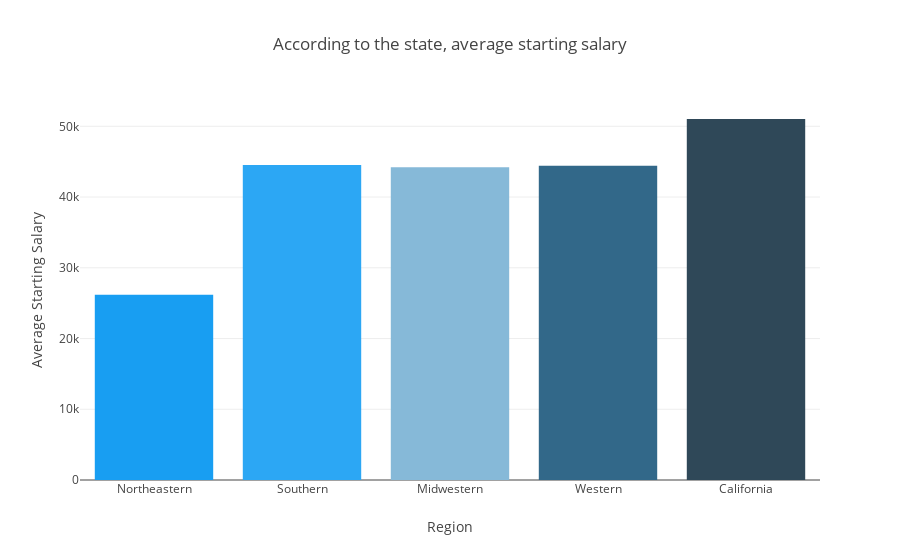

Notebook code cell kept with this figure:
### Markdown cell above
Let's visualize this datas.

### Code cell
# Customizing Individual Bar Colors
trace0 = go.Bar(
    x=datas.region.values,
    y=datas.startingmed.values,
    marker=dict(
        color=['rgba(24,158,242,1)', 'rgba(44,167,244,1)',
               'rgba(134,185,216,1)', 'rgba(50,104,137,1)',
               'rgba(47,72,88,1)']),
)

data = [trace0]
layout = go.Layout(
    title='According to the state, average starting salary',
    xaxis= {"title": "Region", }, 
    yaxis= {"title": "Average Starting Salary"}
)

fig = go.Figure(data=data, layout=layout)
iplot(fig)

### Figure 1 — Plotly figure (JSON) as saved in the notebook; plotly's stock layout.template omitted (floating-point values rounded to 4 significant figures)
{"data": [{"marker": {"color": ["rgba(24,158,242,1)", "rgba(44,167,244,1)", "rgba(134,185,216,1)", "rgba(50,104,137,1)", "rgba(47,72,88,1)"]}, "x": ["Northeastern", "Southern", "Midwestern", "Western", "California"], "y": [26170, 44521, 44225, 44414, 51032], "type": "bar", "uid": "42f8ef24-6982-4c58-99fe-c91fb8081bae"}], "layout": {"title": "According to the state, average starting salary", "xaxis": {"title": "Region"}, "yaxis": {"title": "Average Starting Salary"}}}
